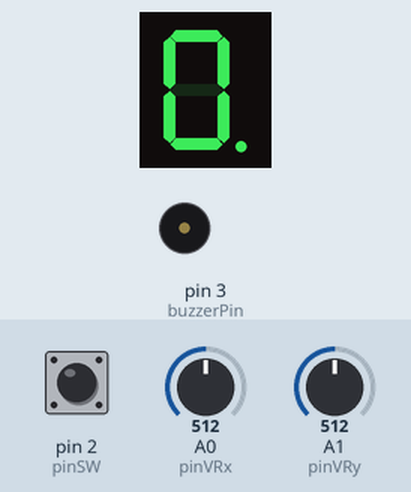
A sketch run on a simulated Arduino Uno, built with avr-gcc and run on an emulated ATmega328P. Parts: 1-digit seven-segment display, buzzer (waves = sounding). Wiring (inferred from the names in the program): 1-digit 7-segment display, segments lit when LOW: segments pin 5, pin 6, pin 7, pin 8, pin 9, pin 10, pin 11, pin 4. The test bench sets the inputs (shaded band); at power-on: pin 2 (pinSW) HIGH, A0 (pinVRx) = 512, A1 (pinVRy) = 512. The segment pins are drawn as the display they are named for.

Above: at 1.26 s.
1.3 s: pin 2 (pinSW) pulled LOW for 0.15 s
At 1.58 s:
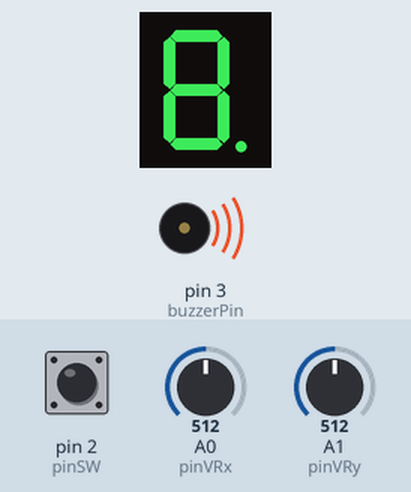
2.0 s: A0 (pinVRx) set to 610
At 2.07 s:
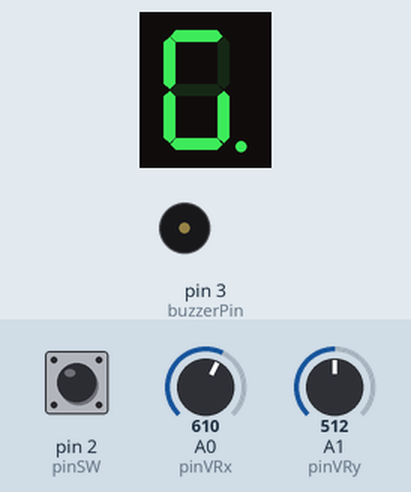
4.1 s: pin 2 (pinSW) pulled LOW for 3.2 s
At 4.29 s:
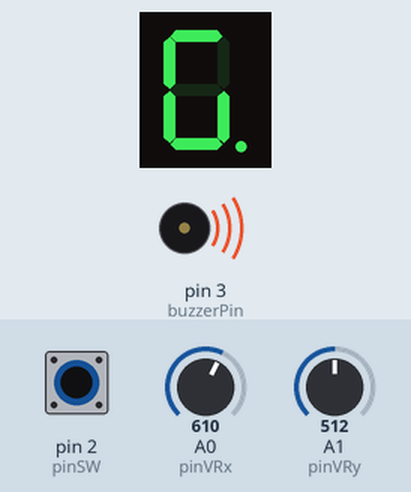
Timing chart, 0 to 9.2 s (numbered marks = the images above; inputs shaded):
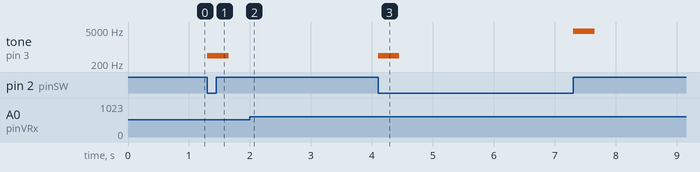

Measured:
- after the input at 1.3 s, tone on pin 3 (buzzerPin): silent → 440 Hz at once, → silent 0.35 s later
- after the input at 2.0 s, the display: changes at once (image 2)
- after the input at 4.1 s, tone on pin 3 (buzzerPin): silent → 440 Hz at once, → silent 0.35 s later, → 4400 Hz 2.9 s later, → silent 0.35 s later

The sketch:

Joystick_Controlled_7SegmDisplay.ino
```cpp
/*
 * Joystick controller 7 segment display
 *
 * Control what is shown on a single 7 segment display using a joystick
 * by turning on or off each segment of the display, moving through them
 * with the joystick and toggling them with the joystick button
 *
 * The circuit:
 * - one 7 segment display
 * - one joystick
 *
 * Created 02/11/2023
 * By Schmidt Robert
 * Updated 04/11/2023
 * By Schmidt Robert
*/

const int baudValue = 9600;

// Declare all the segments pins
const int pinA = 4;
const int pinB = 5;
const int pinC = 6;
const int pinD = 7;
const int pinE = 8;
const int pinF = 9;
const int pinG = 10;
const int pinDP = 11;

// Joystick pins
const int pinVRx = A0;
const int pinVRy = A1;
const int pinSW = 2;

// Buzzer
const int buzzerPin = 3;
const int moveFrequency = 1200;
const int toggleFrequency = 440;
const int resetFrequency = 4400;
const int buzzTime = 350;

// Joystick variables
byte swState = HIGH;
byte lastSwState = HIGH;
int yValue = 0;
int xValue = 0;
bool joyMoved = false;
const int minThreshold = 400;
const int maxThreshold = 600;

// 7 segment variables
const int segSize = 8;
byte state = LOW;

// Use a struct to store the pins
// So I can use the same indexes with any pin configuration
struct segments {
  int pin;
} segments[segSize] = {
  { pinA },
  { pinB },
  { pinC },
  { pinD },
  { pinE },
  { pinF },
  { pinG },
  { pinDP }
};
volatile byte segmentStates[segSize] = {
  LOW, LOW, LOW, LOW, LOW, LOW, LOW, LOW
};

bool commonAnode = false;  // Modify if you have common anode

// Movement
const int nrDirections = 4;
const short int nextSegmentIndexMatrix[segSize][nrDirections] = {
  // UP DOWN LEFT RIGHT
  { -1, 6, 5, 1 },   // a
  { 0, 6, 5, -1 },   // b
  { 6, 3, 4, 7 },    // c
  { 6, -1, 4, 2 },   // d
  { 6, 3, -1, 2 },   // e
  { 0, 6, -1, 1 },   // f
  { 0, 3, -1, -1 },  // g
  { -1, -1, 2, -1 }  // dp
};
int currentSegmentIndex = segSize - 1;

// Flicker Segment
const int flickerInterval = 100;
unsigned long lastFlicker = 0;
byte currentSegmentState = HIGH;

// Long press
const unsigned long longButtonPressInterval = 2000;
volatile unsigned long lastButtonPressTime = 0;

// Interrupt
const unsigned long debounceInterval = 200;
volatile unsigned long lastInterruptTime = 0;
volatile bool buttonPressed = false;
volatile bool longButtonPress = false;

void setup() {
  // Check if the display is common anode and set the state accordingly
  if (commonAnode) {
    state = !state;
  }

  // Initialize all the pins
  for (int i = 0; i < segSize; i++) {
    pinMode(segments[i].pin, OUTPUT);

    // Set all pins to LOW
    digitalWrite(segments[i].pin, state);
  }

  pinMode(pinVRx, INPUT);
  pinMode(pinVRy, INPUT);
  pinMode(pinSW, INPUT_PULLUP);

  pinMode(buzzerPin, OUTPUT);

  // Button interrupt
  attachInterrupt(digitalPinToInterrupt(pinSW), buttonPressISR, CHANGE);  // CHANGE so i can control either falling or rising, for short/long press

  Serial.begin(baudValue);
}

void loop() {
  showSegments();

  flickerCurrentSegment();

  int direction = readMovement();

  if (direction != -1) {
    // tone(buzzerPin, moveFrequency, buzzTime);
    moveSegment(direction);
  }

  // Button press with interrupt
  if (buttonPressed) {
    tone(buzzerPin, toggleFrequency, buzzTime);
    segmentStates[currentSegmentIndex] = !segmentStates[currentSegmentIndex];

    buttonPressed = false;
  }

  if (longButtonPress) {
    tone(buzzerPin, resetFrequency, buzzTime);
    resetSegments();

    longButtonPress = false;
  }

  // Simple button press
  // swState = digitalRead(pinSW);

  // // Button press
  // if (swState != lastSwState) {
  //   toggleSegment();
  // }

  // lastSwState = swState;
}

/*
 * Read the joystick movement and return a value representing the direction
 * -1 - static
 * 0 - up
 * 1 - down
 * 2 - left
 * 3 - right
*/
int readMovement() {
  xValue = analogRead(pinVRx);
  yValue = analogRead(pinVRy);

  if (yValue > maxThreshold && !joyMoved) {
    // up
    joyMoved = true;

    return 0;
  } else if (yValue < minThreshold && !joyMoved) {
    // down
    joyMoved = true;

    return 1;
  } else if (xValue > maxThreshold && !joyMoved) {
    // left
    joyMoved = true;

    return 2;
  } else if (xValue < minThreshold && !joyMoved) {
    // right
    joyMoved = true;

    return 3;
  }

  // back to center
  if ((xValue >= minThreshold && xValue <= maxThreshold) && (yValue >= minThreshold && yValue <= maxThreshold)) {
    joyMoved = false;
    return -1;
  }

  return -1;
}

/*
 * Move the current segment according to the matrix received in the lab
 * using the index to pin struct array
*/
void moveSegment(int direction) {

  if (nextSegmentIndexMatrix[currentSegmentIndex][direction] != -1) {
    currentSegmentIndex = nextSegmentIndexMatrix[currentSegmentIndex][direction];
  }
}

// Toggle the current segment state
// For simple button press - no interrupts
void toggleSegment() {

  if (swState == LOW) {
    // Toggle segment state
    lastButtonPressTime = millis();
    segmentStates[currentSegmentIndex] = !segmentStates[currentSegmentIndex];
  } else {
    // Long press - reset all segments to LOW
    if (millis() - lastButtonPressTime > longButtonPressInterval) {
      resetSegments();
    }
  }
}

void resetSegments() {

  for (int i = 0; i < segSize; ++i) {
    segmentStates[i] = LOW;
  }
}

// Interrupt for button press
void buttonPressISR() {
  static unsigned long interruptTime = 0;
  static byte buttonValue = HIGH;

  interruptTime = micros();

  buttonValue = digitalRead(pinSW);

  if (buttonValue == LOW) {
    // FALLING - toggle with debounce
    if (interruptTime - lastInterruptTime > debounceInterval * 1000) {
      lastButtonPressTime = interruptTime;
      buttonPressed = true;

      lastInterruptTime = interruptTime;
    }
  } else {
    // RISING - long press
    if (interruptTime - lastInterruptTime > debounceInterval * 1000) {
      if (interruptTime - lastButtonPressTime > longButtonPressInterval * 1000) {
        longButtonPress = true;
      }
    }

    lastInterruptTime = interruptTime;
  }
}

void flickerCurrentSegment() {

  if (millis() - lastFlicker > flickerInterval) {
    currentSegmentState = !currentSegmentState;
    digitalWrite(segments[currentSegmentIndex].pin, currentSegmentState);

    lastFlicker = millis();
  }
}

// Display the segments based on the segmentStates array
// Excluding the current one (it is flickering)
void showSegments() {
  for (int i = 0; i < segSize; ++i) {
    if (i != currentSegmentIndex) {
      digitalWrite(segments[i].pin, segmentStates[i]);
    }
  }
}
```
